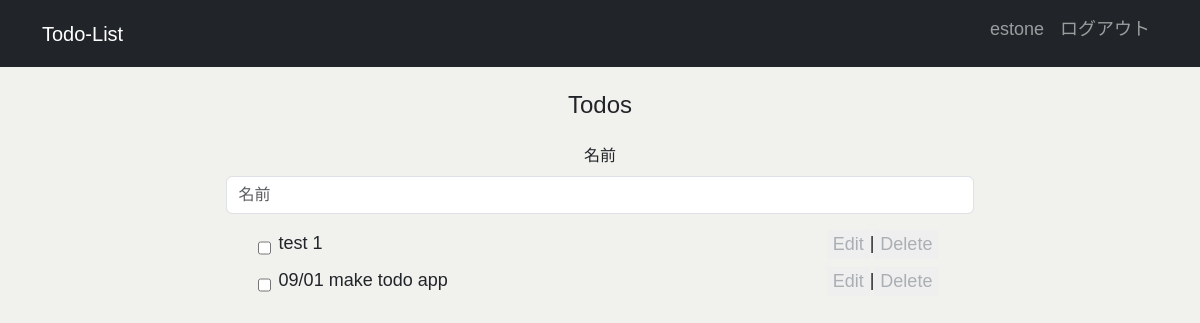
The app's page / (signed in), older data.
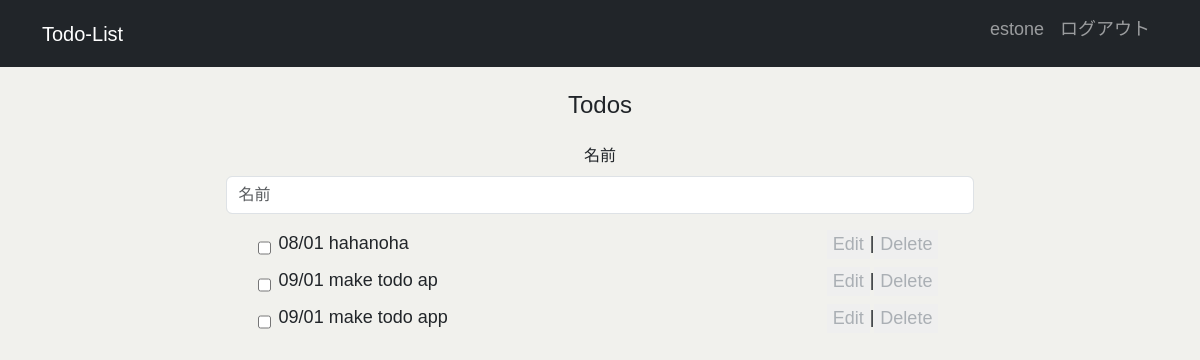
The same page, newer data.
### todo/models.py (models this page shows, shortened)
class Todo(models.Model):
    name = models.CharField('名前', max_length=50)
    created_by = models.ForeignKey(settings.AUTH_USER_MODEL, verbose_name='作成者', on_delete=models.CASCADE)
    class Meta:
        db_table = 'todos'

### todo/views.py (the view)
# urls.py: path('', top, name='top'),
@login_required
def top(request):
    form = TodoForm
    todos = Todo.objects.all().order_by('-id')
    context = {
        'todos': todos,
        'form': form,
    }
    return render(request, 'todo/top.html', context)

### templates/todo/top.html (shortened to what this page needs)
{% extends 'base.html' %}
{% load django_bootstrap5 %}
{% block main %}
  {% if user.is_authenticated %}
    <main>
      <header>
        <h1>Todos</h1>
      </header>
      <form action="{% url 'todo:new' %}" method="post" class="text-form">
        {% bootstrap_form form %}
      </form>
      <ul>
        {% for todo in todos %}
          {% if todo.created_by_id == user.id %}
            <li>
              <input type="checkbox">
              <span>
                {{ todo.name }}
              </span>
              <form action="{% url 'todo:detail' todo.id %}" method="post" class="detailform">
                <button class="edit">Edit</button>
              </form>
              |
              <form action="{% url 'todo:delete' todo.id %}" method="post" class="deleteform">
                <button class="delete">Delete</button>
              </form>
            </li>
          {% endif %}
        {% endfor %}
      </ul>
    </main>
  {% endif %}
{% endblock main %}

### templates/base.html (shortened to what this page needs)
{% load static %}
{% load django_bootstrap5 %}
<!DOCTYPE html>
<html lang="ja">
  <head>
    {% bootstrap_css %}
    <link rel="stylesheet" href="{% static 'todo/css/style.css' %}">
  </head>
  <body>
    <nav class="navbar navbar-expand flex-md-row navbar-dark bg-dark">
      <div class="container justify-content-between">
        <a class="navbar-brand" href="/">Todo-List</a>
        <ul class="navbar-nav mr-md-2">
          {% if user.is_authenticated %}
            <li class="nav-item">
              <a class="nav-link">{{ user.username }}</a>
            </li>
            <li class="nav-item">
              <a class="nav-link" href="{% url 'logout' %}">ログアウト</a>
            </li>
          {% endif %}
        </ul>
      </div>
    </nav>
    <main>
      <div class="container">
        {% block main %}{% endblock main %}
      </div>
    </main>
  </body>
</html>

### static/todo/css/style.css (style rules this page uses)
body { font-family: Arial, Helvetica, sans-serif; background-color: rgb(241, 241, 237); text-align: center; }
header { margin: 24px; }
h1 { font-size: 24px; text-align: center; margin: 0 0 16px 0; }
main { width: 80%; margin: 0 auto; }
ul { list-style: none; }
li { font-size: large; display: flex; margin-bottom: 8px; }
input[type="text"] { width: 100%; padding: auto; margin-bottom: 16px; }
input[type="checkbox"] { margin-right: 8px; margin-top: 1%; }
.deleteform { margin-right: 36px; }
.detailform { margin-left: auto; padding-left: 8px; }
.delete, .edit { border: none; color: rgb(170, 175, 180); }

Row changes from the older to the newer data that the page shows:
removed Todo: name "test 1"
added Todo: name "08/01 hahanoha"
added Todo: name "09/01 make todo ap"
